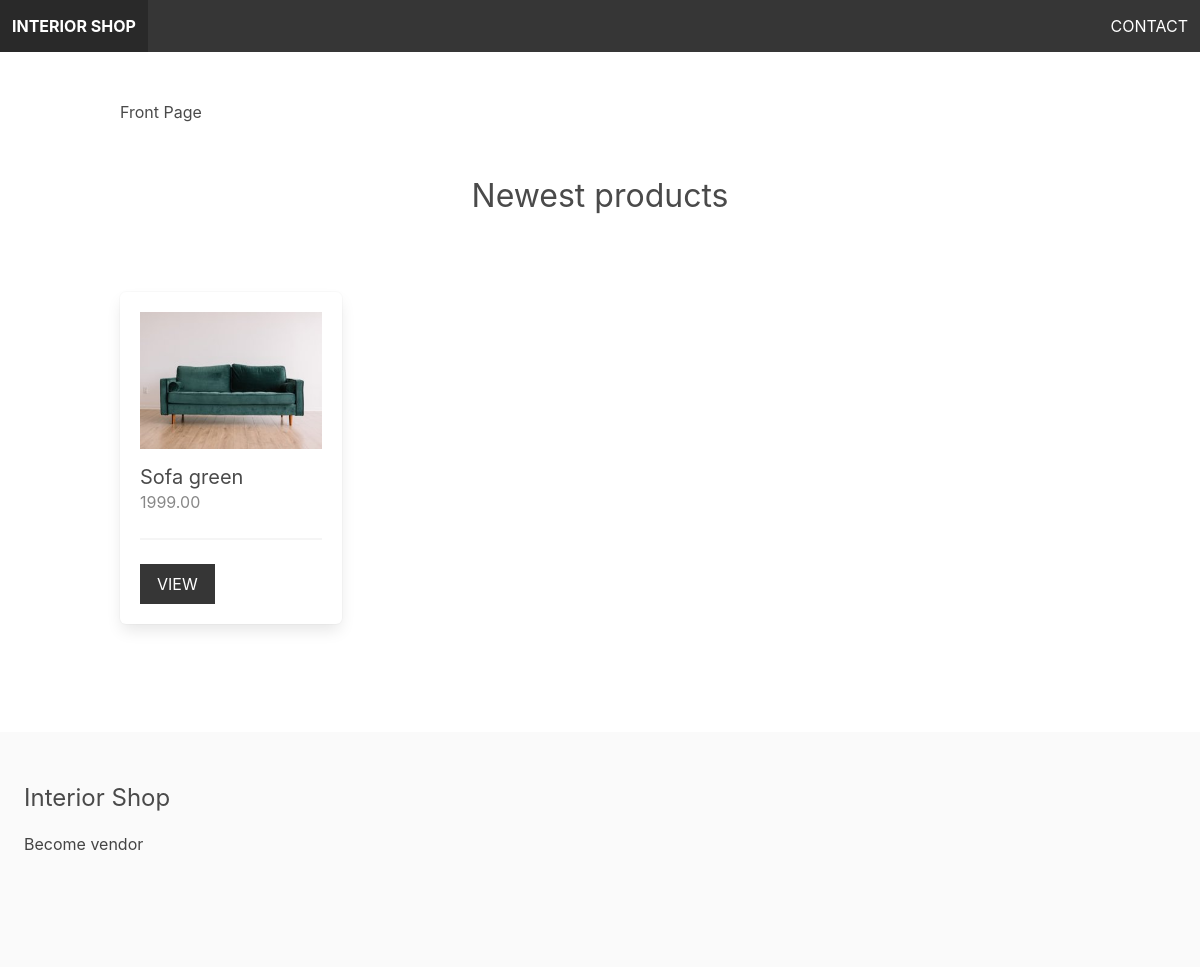
The page / on the database its author committed.
### product/models.py (models this page shows, shortened)
class Product(models.Model):
  category = models.ForeignKey(Category, related_name='products', on_delete=models.CASCADE)
  vendor = models.ForeignKey(Vendor, related_name='products', on_delete=models.CASCADE)
  title = models.CharField(max_length=255)
  slug = models.SlugField(max_length=255)
  description = models.TextField(blank=True, null=True)
  price = models.DecimalField(max_digits=6, decimal_places=2)
  date_added = models.DateTimeField(auto_now_add=True)
  image = models.ImageField(upload_to='uploads/', blank=True, null=True)
  thumbnail = models.ImageField(upload_to='uploads/', blank=True, null=True)
  class Meta:
    ordering = ['-date_added']
  def get_thumbnail(self):
    if self.thumbnail:
      return self.thumbnail.url

### core/views.py (the view)
# urls.py: path('', views.frontpage, name='frontpage'),
def frontpage(request):
  newest_products = Product.objects.all()[0:8]
  return render(request, 'core/frontpage.html', {'newest_products': newest_products})

### core/templates/core/frontpage.html (shortened to what this page needs)
{% extends 'core/base.html' %}
{% block content %}
  <h1>Front Page</h1>
  <div class="columns is-multiline mb-6">
  <div class="column is-12 has-text-centered mt-6 mb-6">
    <h2 class="is-size-3">Newest products</h2>
  </div>
  {% for product in newest_products %}
    <div class="column is-3 product-list-item">
    <div class="box">
      <figure class="image is-4by3 mb-4">
        <img src="{{ product.get_thumbnail }}" alt="">
      </figure>
      <h2 class="subtitle">{{ product.title }}</h2>
      <h3 class="price is-size-6 mb-5">{{ product.price }}</h3>
      <hr>
      <a href="#" class="button is-dark is-uppercase">View</a>
    </div>
    </div>
  {% endfor %}
  </div>
{% endblock %}

### static/styles/main.css (style rules this page uses)
.input, .button { border-radius: 0; }
.product-list-item .box .subtitle { margin-bottom: 0; }
.product-list-item .box .price { color: #888; }

### rows shown on the page
Product: get_thumbnail (picture), title "Sofa green", price "1999.00"
